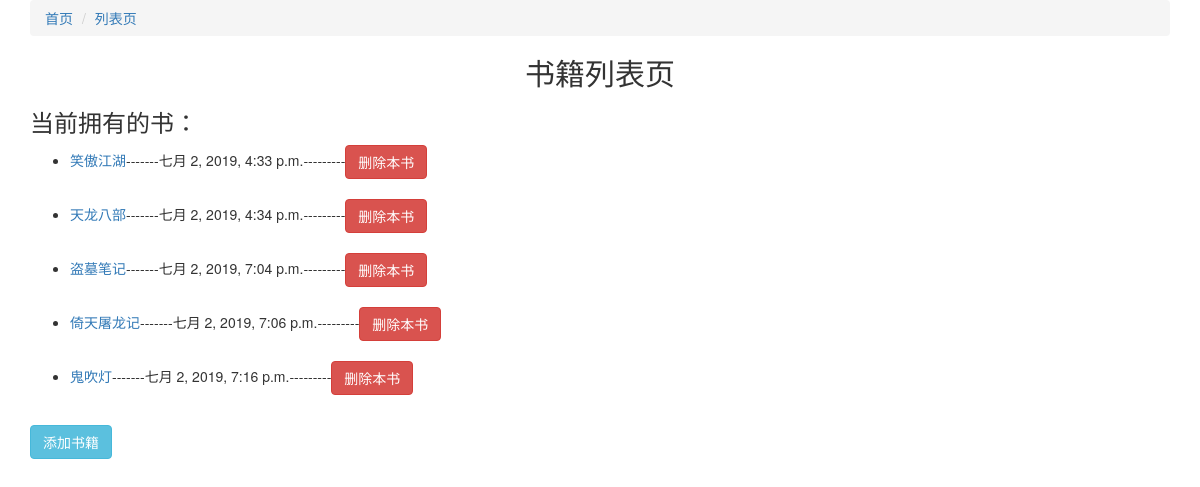
/list/, run on an earlier commit of the app's database.
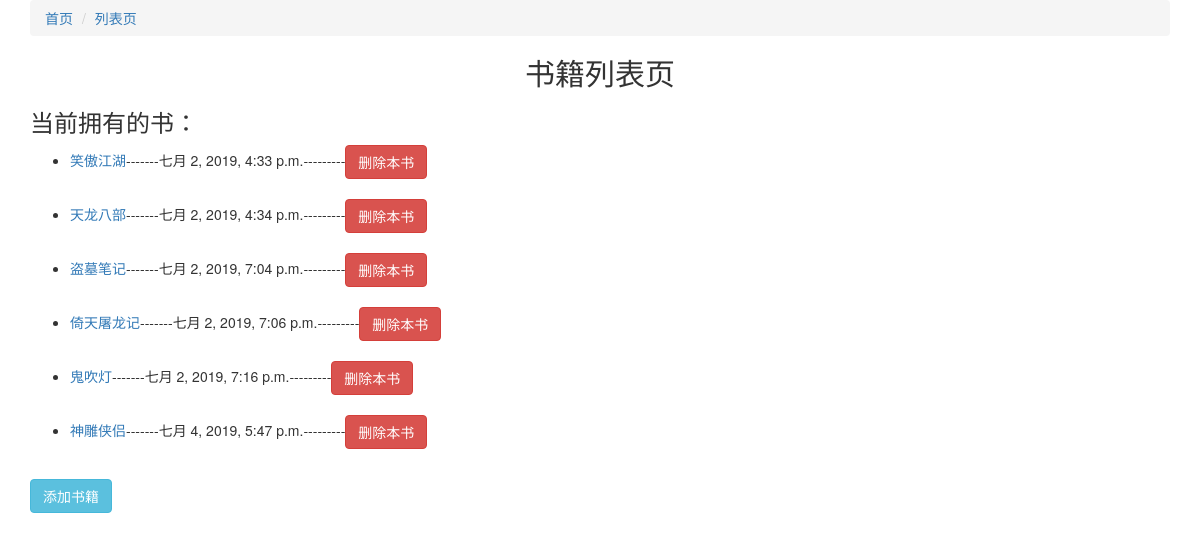
And on a later commit of the database.
### booktest/models.py (models this page shows, shortened)
class BookInfo(models.Model):
    title = models.CharField(max_length=20)
    pub_date = models.DateTimeField(auto_now=True)

### booktest/views.py (the view)
# urls.py: url(r'^list/$',views.ListView.as_view(),name="list"),
class ListView(ListView):
    model = BookInfo
    template_name = "booktest/list.html"
    context_object_name = "books"
    def get_queryset(self):
        return BookInfo.objects.all()

### templates/booktest/list.html (shortened to what this page needs)
<!DOCTYPE html>
<html lang="en">
<head>
    <link href="https://cdn.jsdelivr.net/npm/bootstrap@3.3.7/dist/css/bootstrap.min.css" rel="stylesheet">
</head>
<body>
    <div class="container">
        <ol class="breadcrumb">
            <li><a href="{% url 'booktest:index' %}">首页</a></li>
            <li><a href="{% url 'booktest:list' %}">列表页</a></li>
        </ol>
        <h2><p class="text-center">书籍列表页</p></h2>
        <h3><p>当前拥有的书：</p></h3>
        <ul>
            {% for book in books %}
                <li>
                    <a href="{% url 'booktest:detail' book.id %}">{{ book.title }}</a>-------{{ book.pub_date }}---------<a class="btn btn-danger" href="{% url 'booktest:deletebook' book.id %}">删除本书</a><br><br>
                </li>
            {% endfor %}
        </ul>
        <a class="btn btn-info" href="{% url 'booktest:addbook' %}">添加书籍</a>
    </div>
</body>
</html>

What changed in the data, as far as the page shows it:
added BookInfo: title "神雕侠侣", pub_date "七月 4, 2019, 5:47 p.m."
